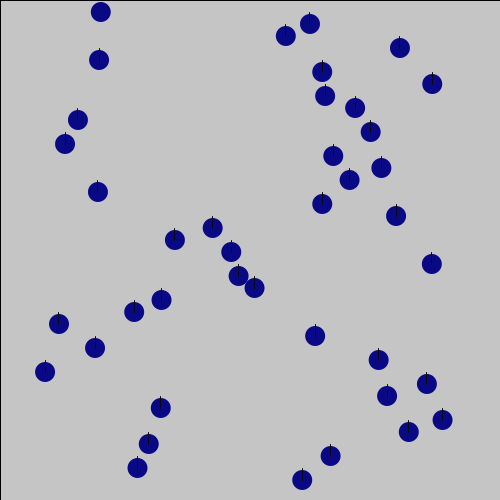
Frame 1 (no input)
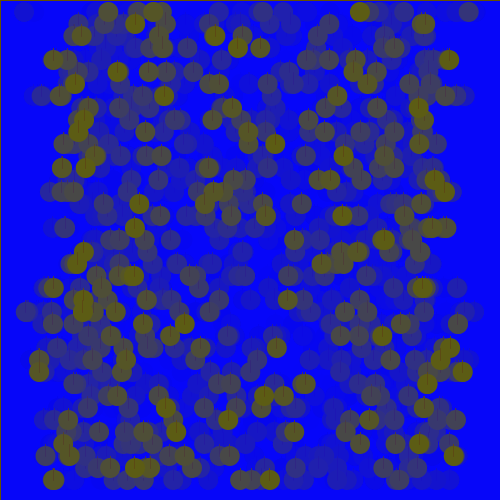
Frame 60 (the mouse pressed at the canvas centre just before this capture)
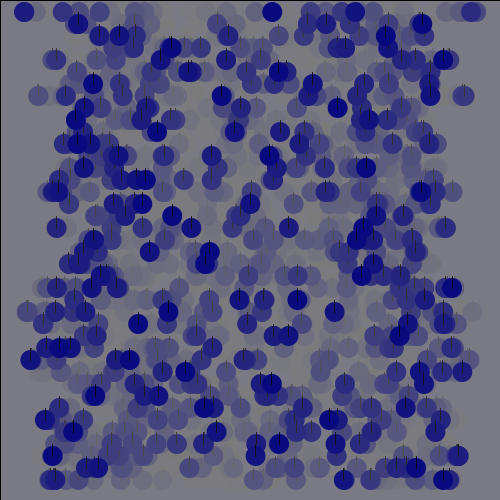
Frame 120 (the mouse held since frame 60 and released just before this capture)

The Processing sketch that drew these frames (run headless with seeded random() and noise(); from frame 60 on, the mouse is pressed at the canvas centre):

// Processing sketch: processing_152503
// ── processing_152503.pde

/*
 * Creative Coding
 * Week 3, 02 - array with sin()
 * by Indae Hwang and Jon McCormack
 * Copyright (c) 2014 Monash University
 *
 * This program demonstrates the use of arrays.
 * It creates three arrays that store the y-position, speed and phase of some oscillating circles.
 * You can change the number of circles by changing the value of num in setup()
 * You can change the background colour by holding the left mouse button and dragging.
 * 
 */

int     num;    // the number of items in the array (# of circles)
float[] y;      // y-position of each circle (fixed)
float[] speed;  // speed of each circle
float[] phase;  // phase of each circle
float[] mag;

float red = 120;
float green = 120;
float blue = 120;

void setup() {
  size(500, 500);

  num = 40;

  // allocate space for each array
  y = new float[num];
  speed = new float[num];
  phase = new float[num]; 
  mag = new float[num];

  // calculate the gap in y based on the number of circles
  float gap = height / (num + 1);

  //setup an initial value for each item in the array
  for (int i=0; i<num; i++) {
    y[i] = gap * (i + 1);      // y is constant for each so can be calculated once
    speed[i] = random(10);
    phase[i] = random(TWO_PI);
    mag[i] = random(150, 230);
  }
  frameRate(60);
 }


void draw() {
  //if(frameCount%30==0)
  //background(red, green, blue, 1);
  for (int i=0; i<num; i++) {
    // calculate the x-position of each ball based on the speed, phase and current frame
    float x1 = width/2 + sin(random(frameCount*speed[i] ) + phase[i])* mag[i];
    noStroke();
    fill(100-red, 100-green, 255-blue);
    ellipse(x1, y[i], 20, 20);
    if(i>0){
      stroke(100-red, 80-green, 100-blue);
      float x2 = width/2 + sin(radians(frameCount*speed[i-1]) + phase[i-1])*mag[i-1];
      line(x1, y[i], x1, y[i-1]);
    }
  }
  fill(red, green, blue, 20);
  rect(0, 0, width, height);
    red = map(mouseX, 0, width, 0, 255);
  green = map(mouseY, 0, height, 0, 255);
  blue = map(mouseX+mouseY, 0, width+height, 255, 0);
  
}


// change the background colour if the mouse is dragged
void mouseMoved() {
  red = map(mouseX, 0, width, 0, 255);
  green = map(mouseY, 0, height, 0, 255);
  blue = map(mouseX+mouseY, 0, width+height, 255, 0);
}
